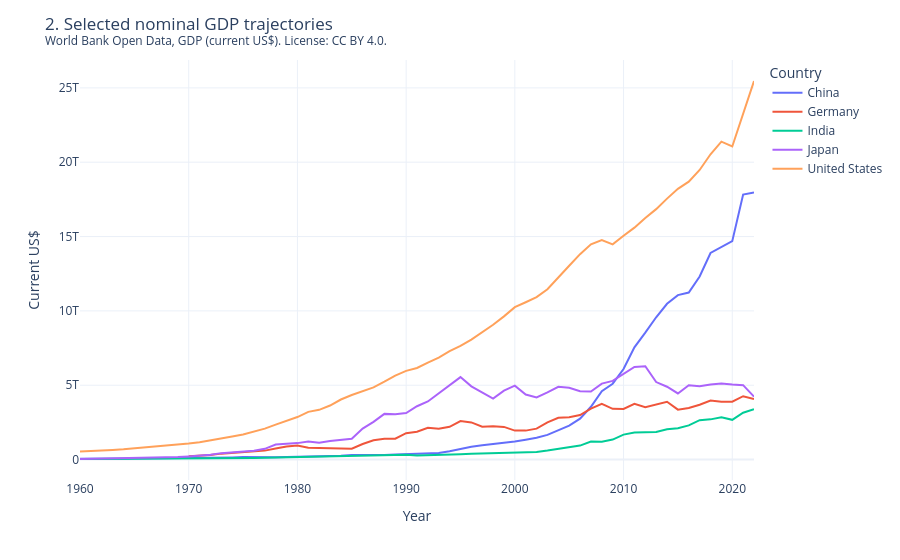

Write notebook code for a chart like this one.
### Code cell
selected_names = ["United States", "China", "Japan", "Germany", "India"]
selected = country_gdp(bundle.gdp_annual).loc[lambda frame: frame["country_name"].isin(selected_names)]
fig = px.line(selected, x="year", y="nominal_gdp_usd", color="country_name", labels={"nominal_gdp_usd": "Current US$", "country_name": "Country", "year": "Year"})
disclose(fig, "gdp-selected-trajectories", "2. Selected nominal GDP trajectories", "open", "gdp_annual").show()
